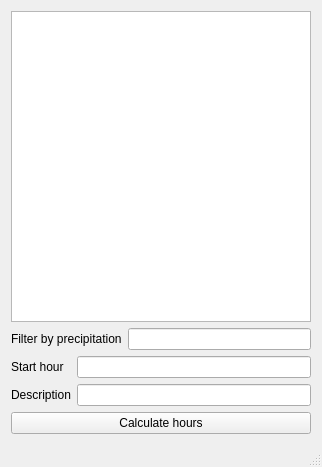
<?xml version="1.0" encoding="UTF-8"?>
<ui version="4.0">
 <class>WeatherAppClass</class>
 <widget class="QMainWindow" name="WeatherAppClass">
  <property name="geometry">
   <rect>
    <x>0</x>
    <y>0</y>
    <width>322</width>
    <height>467</height>
   </rect>
  </property>
  <property name="windowTitle">
   <string>WeatherApp</string>
  </property>
  <widget class="QWidget" name="centralWidget">
   <layout class="QVBoxLayout" name="verticalLayout_2">
    <item>
     <widget class="QListWidget" name="intervalsList"/>
    </item>
    <item>
     <layout class="QGridLayout" name="gridLayout_2">
      <item row="0" column="0">
       <widget class="QLabel" name="label">
        <property name="styleSheet">
         <string notr="true">font: 700 11pt &quot;Segoe UI&quot;;</string>
        </property>
        <property name="text">
         <string>Filter by precipitation</string>
        </property>
       </widget>
      </item>
      <item row="0" column="1">
       <widget class="QLineEdit" name="precipitationsEdit"/>
      </item>
     </layout>
    </item>
    <item>
     <layout class="QVBoxLayout" name="verticalLayout">
      <item>
       <layout class="QGridLayout" name="gridLayout">
        <item row="0" column="0">
         <widget class="QLabel" name="label_2">
          <property name="styleSheet">
           <string notr="true">font: 700 11pt &quot;Segoe UI&quot;;</string>
          </property>
          <property name="text">
           <string>Start hour</string>
          </property>
         </widget>
        </item>
        <item row="0" column="1">
         <widget class="QLineEdit" name="startEdit"/>
        </item>
        <item row="1" column="0">
         <widget class="QLabel" name="label_3">
          <property name="styleSheet">
           <string notr="true">font: 700 11pt &quot;Segoe UI&quot;;</string>
          </property>
          <property name="text">
           <string>Description</string>
          </property>
         </widget>
        </item>
        <item row="1" column="1">
         <widget class="QLineEdit" name="descEdit"/>
        </item>
       </layout>
      </item>
      <item>
       <widget class="QPushButton" name="calculateBtn">
        <property name="text">
         <string>Calculate hours</string>
        </property>
       </widget>
      </item>
     </layout>
    </item>
   </layout>
  </widget>
  <widget class="QStatusBar" name="statusBar"/>
 </widget>
 <layoutdefault spacing="6" margin="11"/>
 <resources>
  <include location="weatherapp.qrc"/>
 </resources>
 <connections/>
</ui>
